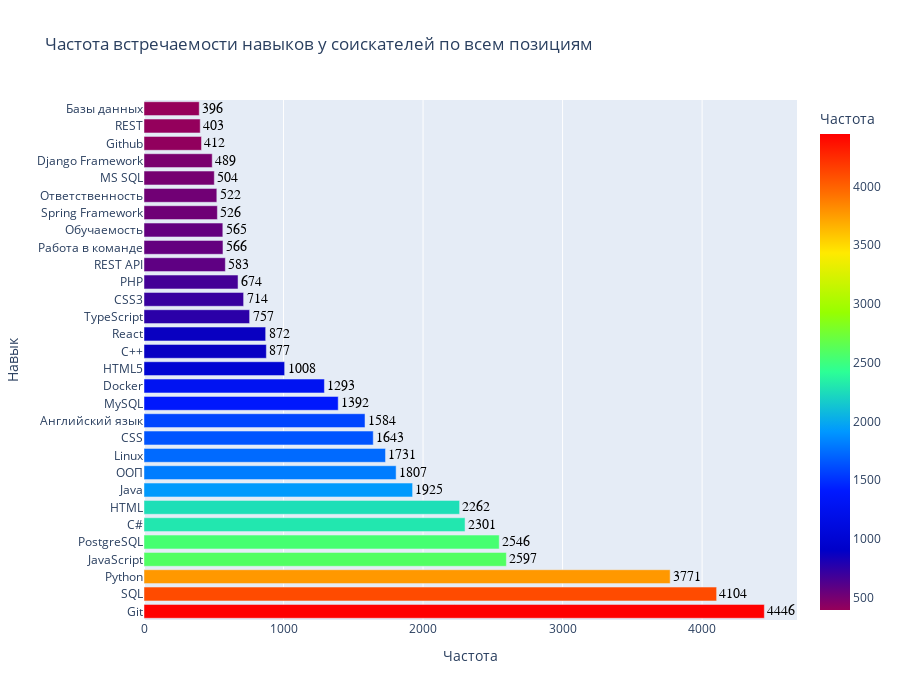

The code cell stored with this chart in its notebook:
### Code cell
fig = px.bar(skills_filtered,
             x="Частота",
             y="Навык",
            #  orientation='h',
             labels={'x': 'Навык', 'y': 'Частота'},
             title="Частота встречаемости навыков у соискателей по всем позициям",
             text='Частота',
             height=700,
             color="Частота",
             color_continuous_scale="rainbow",
             )

fig.update_traces(textposition='outside',
                  texttemplate='%{text}',
                  textfont=dict(
                      size=18,
                      color="black",
                      family="Arial",
                      ))

fig.show()

### Figure 1 — Plotly figure (JSON) as saved in the notebook; plotly's stock layout.template omitted (floating-point values rounded to 4 significant figures)
{"data": [{"alignmentgroup": "True", "hovertemplate": "Частота=%{marker.color}<br>Навык=%{y}<extra></extra>", "legendgroup": "", "marker": {"color": [4446, 4104, 3771, 2597, 2546, 2301, 2262, 1925, 1807, 1731, 1643, 1584, 1392, 1293, 1008, 877, 872, 757, 714, 674, 583, 566, 565, 526, 522, 504, 489, 412, 403, 396], "coloraxis": "coloraxis", "pattern": {"shape": ""}}, "name": "", "offsetgroup": "", "orientation": "h", "showlegend": false, "text": [4446, 4104, 3771, 2597, 2546, 2301, 2262, 1925, 1807, 1731, 1643, 1584, 1392, 1293, 1008, 877, 872, 757, 714, 674, 583, 566, 565, 526, 522, 504, 489, 412, 403, 396], "textfont": {"color": "black", "family": "Arial", "size": 18}, "textposition": "outside", "texttemplate": "%{text}", "type": "bar", "x": [4446, 4104, 3771, 2597, 2546, 2301, 2262, 1925, 1807, 1731, 1643, 1584, 1392, 1293, 1008, 877, 872, 757, 714, 674, 583, 566, 565, 526, 522, 504, 489, 412, 403, 396], "xaxis": "x", "y": ["Git", "SQL", "Python", "JavaScript", "PostgreSQL", "C#", "HTML", "Java", "ООП", "Linux", "CSS", "Английский язык", "MySQL", "Docker", "HTML5", "C++", "React", "TypeScript", "CSS3", "PHP", "REST API", "Работа в команде", "Обучаемость", "Spring Framework", "Ответственность", "MS SQL", "Django Framework", "Github", "REST", "Базы данных"], "yaxis": "y"}], "layout": {"barmode": "relative", "coloraxis": {"colorbar": {"title": {"text": "Частота"}}, "colorscale": [[0, "rgb(150,0,90)"], [0.125, "rgb(0,0,200)"], [0.25, "rgb(0,25,255)"], [0.375, "rgb(0,152,255)"], [0.5, "rgb(44,255,150)"], [0.625, "rgb(151,255,0)"], [0.75, "rgb(255,234,0)"], [0.875, "rgb(255,111,0)"], [1, "rgb(255,0,0)"]]}, "height": 700, "legend": {"tracegroupgap": 0}, "title": {"text": "Частота встречаемости навыков у соискателей по всем позициям"}, "xaxis": {"anchor": "y", "domain": [0, 1], "title": {"text": "Частота"}}, "yaxis": {"anchor": "x", "domain": [0, 1], "title": {"text": "Навык"}}}}
